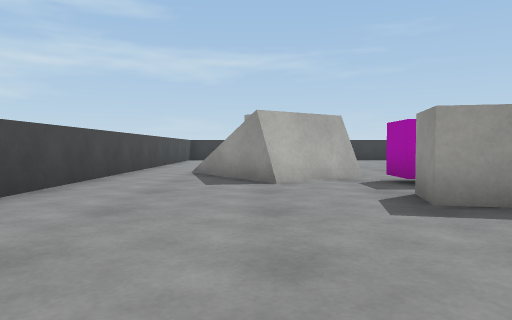
View 1 (above)

18 first-person views from a walk through a 3-D level made in the Unity game engine. The camera is 0.64 m above the floor, tilts 2° down and sees 70° across. The floor is counted in squares, 1 m on a side. Each view is taken from the middle of a square. On the plan, view 1 faces up. The plan holds only what a view shows up to about 10 squares ahead; the rest is blank. The player is left out. Surface patterns are stand-ins for the level's own textures.

View 2
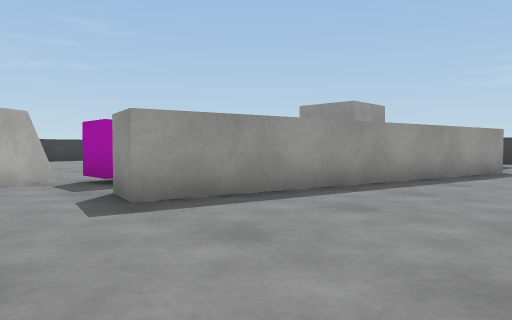

View 3
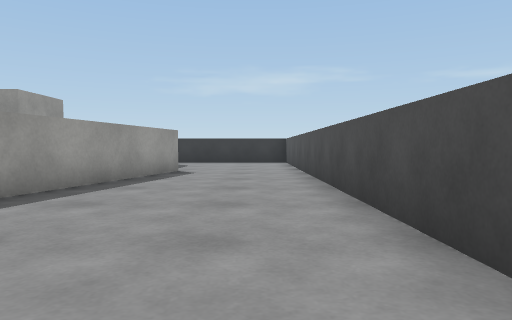

View 4
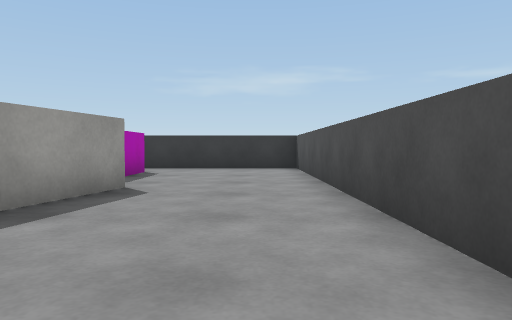

View 5
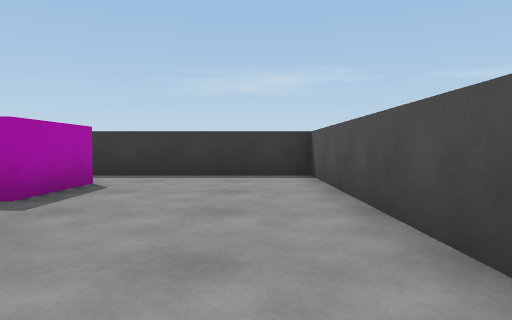

View 6
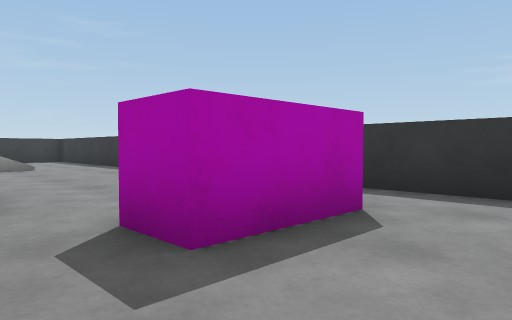

View 7
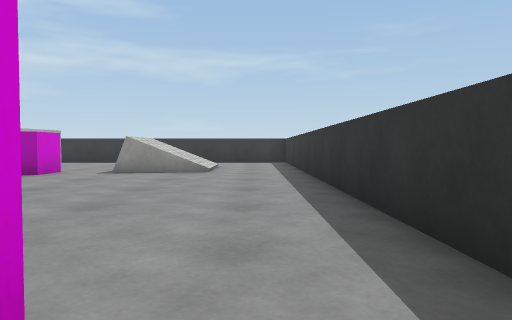

View 8
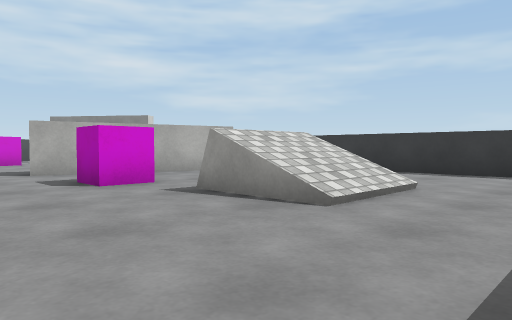

View 9
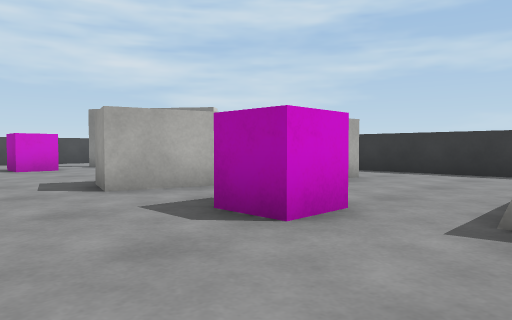

View 10
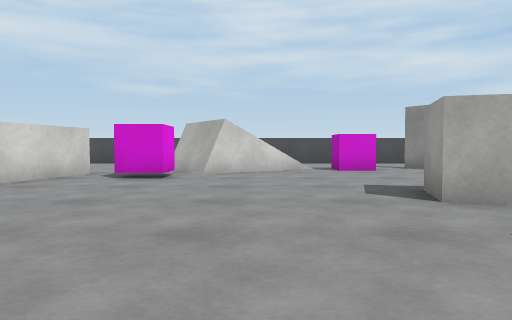

View 11
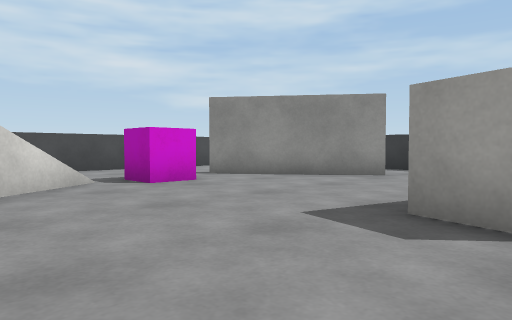

View 12
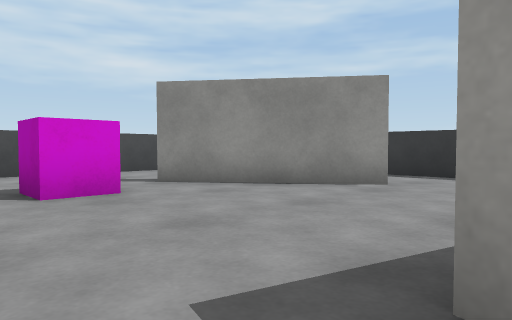

View 13
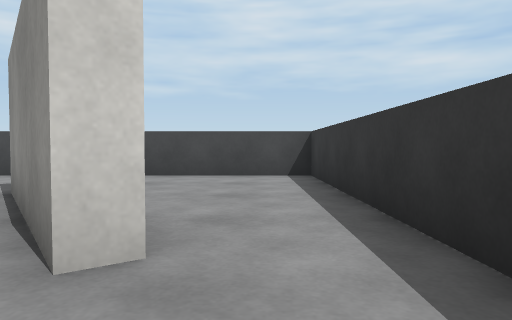

View 14
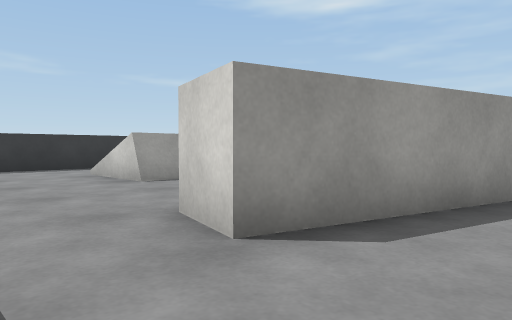

View 15
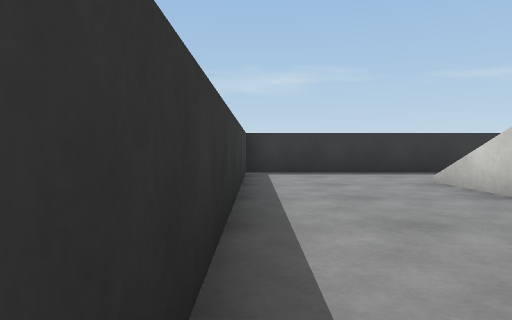

View 16
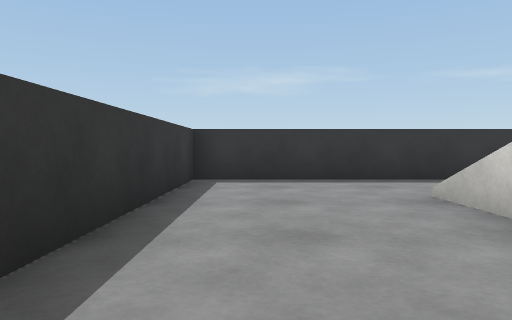

View 17
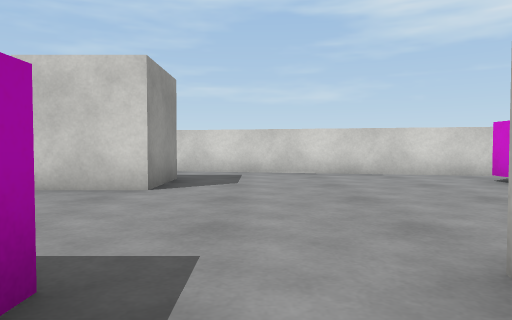

View 18
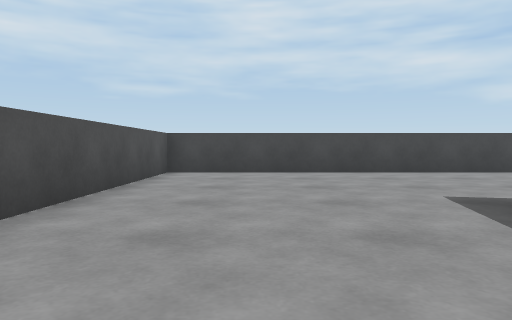

### Floor plan
Points are (right, up) in squares from view 1. A wall is a line through its corners. A room is listed if a view was taken in it or the views show most of it. See-through windows are left out.
Room 1 (views 1, 2, 3, 4, 5, 6, 7, 8, 9, 10, 11, 12, 13, 14, 15, 16, 17, 18)
walls: (5.9, 12.8) (6.9, 16.3) (8.1, 16) (6.7, 11.2) (5.6, 11.5); (1.9, 8.2) (2.2, 7.8) (0.2, 6.5); (1.6, 8.7) (1.8, 8.3); (10.9, 2.1) (2, 4) (2.2, 5) (10.1, 3.3); (2.9, 16.4) (3.2, 16) (-0.2, 13.5); (3.6, 18.3) (1.4, 18.3); (-3.2, 12) (-3.2, -1.3) (16.3, -1.3) (16.3, 18.3) (7, 18.3); (-3.2, 15.6) (-3.2, 14.1)
ways out: opening at (0, 16.2) to room 2
objects: cube (0, 12) to (1, 12); cube (3, 6) to (3, 7); cube (9, 12) to (10, 12); cube (10, 6) to (11, 7); block (11, 14) to (12, 15); block (13, 3) to (14, 4)
Room 2 (no view inside)
walls: (1.4, 18.3) (-3.2, 18.3) (-3.2, 15.6)
ways out: opening at (0, 16.2) to room 1

Where each view was taken, in squares from view 1:
view 1: 0 up, 0 right, facing up
view 2: 0 up, 0 right, facing up-right
view 3: 0 up, 1 right, facing right
view 4: 0 up, 5 right, facing right
view 5: 0 up, 8 right, facing right
view 6: 1 up, 11 right, facing up-right
view 7: 3 up, 15 right, facing up
view 8: 9 up, 16 right, facing up-left
view 9: 9 up, 12 right, facing up-left
view 10: 9 up, 11 right, facing left
view 11: 8 up, 7 right, facing up-left
view 12: 10 up, 6 right, facing up-left
view 13: 17 up, 5 right, facing left
view 14: 18 up, 5 right, facing down-right
view 15: 18 up, 7 right, facing right
view 16: 17 up, 9 right, facing right
view 17: 13 up, 8 right, facing down
view 18: 1 up, 6 right, facing left
